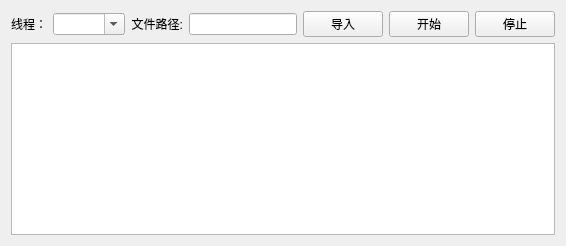
      <widget class="QWidget" name="tab_28">
       <attribute name="title">
        <string>批量验证</string>
       </attribute>
       <layout class="QHBoxLayout" name="horizontalLayout_22">
        <item>
         <layout class="QVBoxLayout" name="verticalLayout_21">
          <item>
           <layout class="QHBoxLayout" name="horizontalLayout_23">
            <item>
             <widget class="QLabel" name="commandLabel_15">
              <property name="sizePolicy">
               <sizepolicy hsizetype="Expanding" vsizetype="Preferred">
                <horstretch>1</horstretch>
                <verstretch>0</verstretch>
               </sizepolicy>
              </property>
              <property name="text">
               <string>线程：</string>
              </property>
              <property name="alignment">
               <set>Qt::AlignRight|Qt::AlignTrailing|Qt::AlignVCenter</set>
              </property>
             </widget>
            </item>
            <item>
             <widget class="QComboBox" name="commandCombo_8">
              <property name="sizePolicy">
               <sizepolicy hsizetype="Preferred" vsizetype="Fixed">
                <horstretch>1</horstretch>
                <verstretch>0</verstretch>
               </sizepolicy>
              </property>
              <property name="toolTip">
               <string>Specify your name</string>
              </property>
              <property name="editable">
               <bool>true</bool>
              </property>
             </widget>
            </item>
            <item>
             <widget class="QLabel" name="commandLabel_16">
              <property name="sizePolicy">
               <sizepolicy hsizetype="Expanding" vsizetype="Preferred">
                <horstretch>1</horstretch>
                <verstretch>0</verstretch>
               </sizepolicy>
              </property>
              <property name="text">
               <string>文件路径:</string>
              </property>
              <property name="alignment">
               <set>Qt::AlignRight|Qt::AlignTrailing|Qt::AlignVCenter</set>
              </property>
             </widget>
            </item>
            <item>
             <widget class="QLineEdit" name="localListenEdit_9">
              <property name="sizePolicy">
               <sizepolicy hsizetype="Expanding" vsizetype="Fixed">
                <horstretch>10</horstretch>
                <verstretch>0</verstretch>
               </sizepolicy>
              </property>
             </widget>
            </item>
            <item>
             <widget class="QPushButton" name="commondButton_18">
              <property name="sizePolicy">
               <sizepolicy hsizetype="Minimum" vsizetype="Fixed">
                <horstretch>1</horstretch>
                <verstretch>0</verstretch>
               </sizepolicy>
              </property>
              <property name="text">
               <string>导入</string>
              </property>
             </widget>
            </item>
            <item>
             <widget class="QPushButton" name="commondButton_19">
              <property name="sizePolicy">
               <sizepolicy hsizetype="Minimum" vsizetype="Fixed">
                <horstretch>1</horstretch>
                <verstretch>0</verstretch>
               </sizepolicy>
              </property>
              <property name="text">
               <string>开始</string>
              </property>
             </widget>
            </item>
            <item>
             <widget class="QPushButton" name="commondButton_20">
              <property name="sizePolicy">
               <sizepolicy hsizetype="Minimum" vsizetype="Fixed">
                <horstretch>1</horstretch>
                <verstretch>0</verstretch>
               </sizepolicy>
              </property>
              <property name="text">
               <string>停止</string>
              </property>
             </widget>
            </item>
           </layout>
          </item>
          <item>
           <widget class="QTextEdit" name="commandBasicInfoTextEdit_12">
            <property name="overwriteMode">
             <bool>true</bool>
            </property>
           </widget>
          </item>
         </layout>
        </item>
       </layout>
      </widget>
